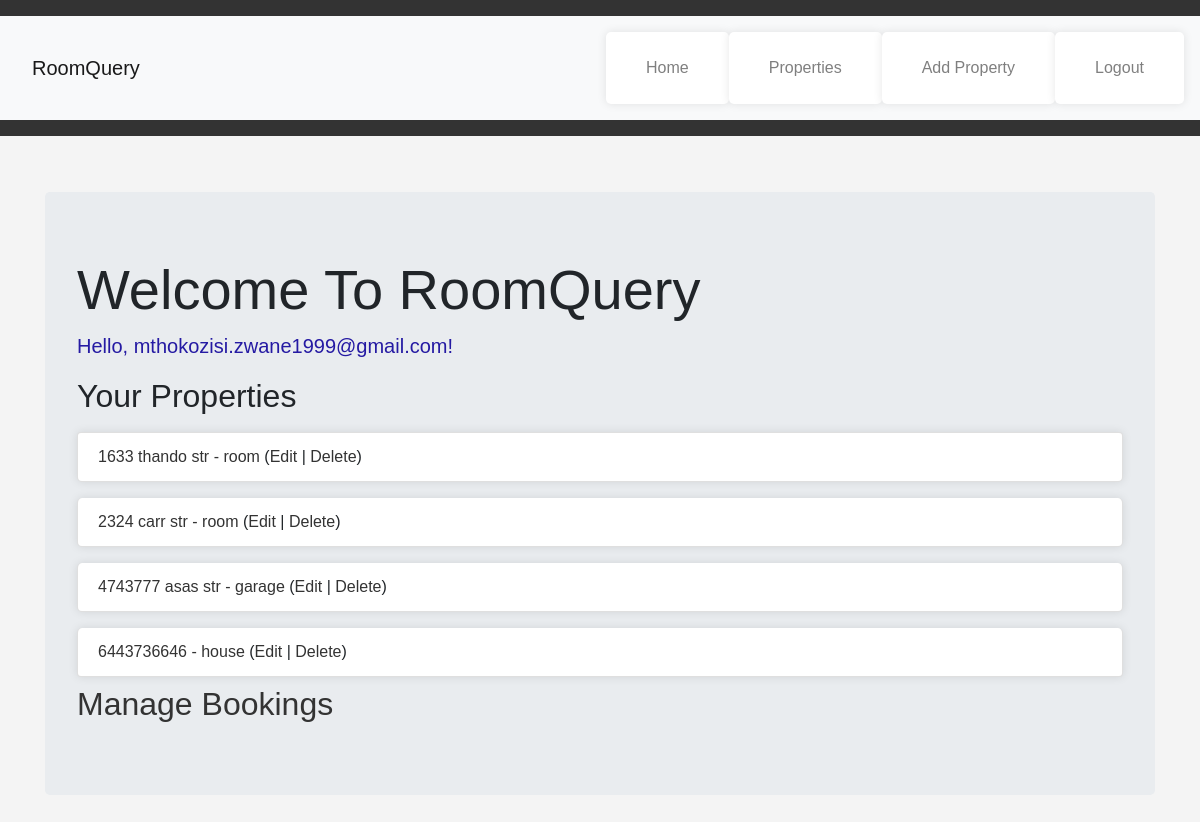
The page / (signed in) on the database as committed earlier.
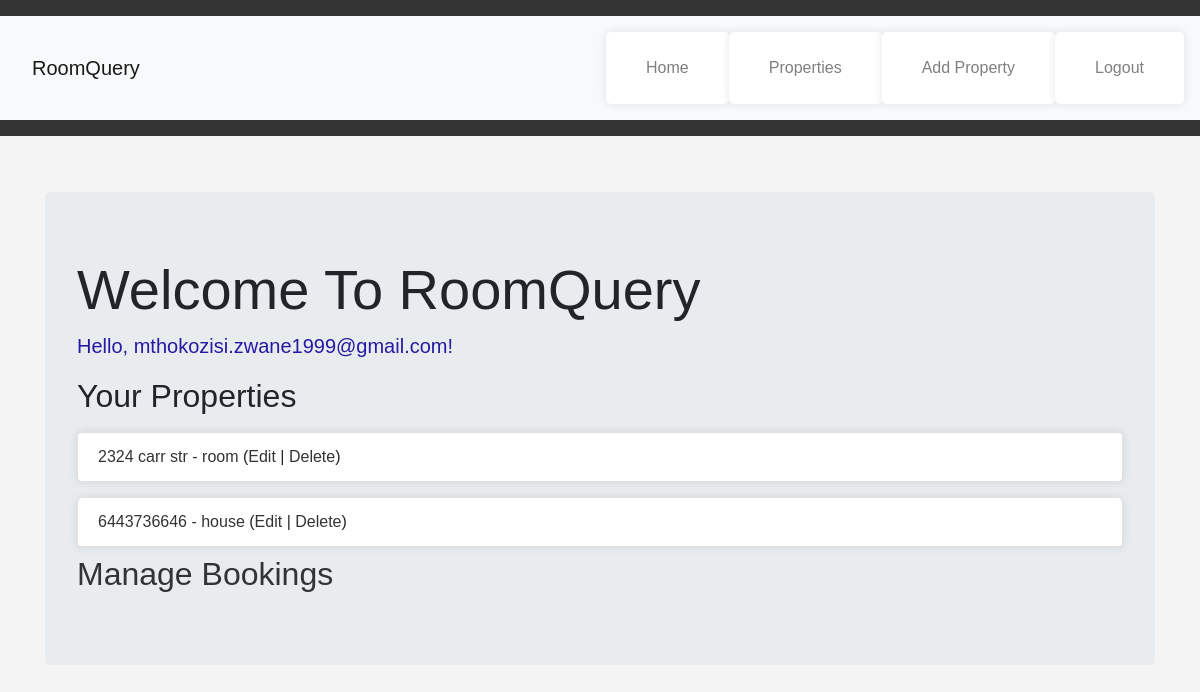
The same page on the database as committed later.
### core/models.py (models this page shows, shortened)
class Property(models.Model):
    landlord = models.ForeignKey(User, on_delete=models.CASCADE)
    address = models.CharField(max_length=255)
    property_type = models.CharField(max_length=50)
    bedrooms = models.IntegerField()
    bathrooms = models.IntegerField()
    rent_price = models.DecimalField(max_digits=10, decimal_places=2)
    description = models.TextField()
    image = models.ImageField(upload_to=property_image_path, blank=True, null=True)

### core/views.py (the view)
# urls.py: path('', views.index, name='index'),
def index(request):
    properties = Property.objects.all()
    return render(request, 'core/index.html', {'properties': properties})

### core/templates/core/index.html (shortened to what this page needs)
{% extends 'core/base.html' %}
{% block content %}
<div class="jumbotron">
    <h1 class="display-4">Welcome To RoomQuery</h1>
    {% if user.is_authenticated %}
        <p class="lead">Hello, {{ user.email }}!</p>
        {% if user.user_type == "landlord" %}
            <h2>Your Properties</h2>
            <ul class="list-group">
                {% for property in user.property_set.all %}
                    <li class="list-group-item">
                        <a href="{% url 'property_detail' property.pk %}">{{ property.address }} - {{ property.property_type }}</a>
                        (<a href="{% url 'property_update' property.pk %}">Edit</a> | <a href="{% url 'property_delete' property.pk %}">Delete</a>)
                    </li>
                {% empty %}
                    <li class="list-group-item">You have no properties listed. <a href="{% url 'property_create' %}">Add a new property</a>.</li>
                {% endfor %}
            </ul>
            <h2><a href="{% url 'landlord_bookings' %}">Manage Bookings</a></h2>
        {% endif %}
    {% else %}
        <p class="lead">Please <a href="{% url 'login' %}">login</a> or <a href="{% url 'signup' %}">sign up</a> to manage or view properties.</p>
    {% endif %}
</div>
{% endblock %}

Rows that differ between the two databases and show on the page:
removed Property: address "1633 thando str", property_type "room"
removed Property: address "4743777 asas str", property_type "garage"
